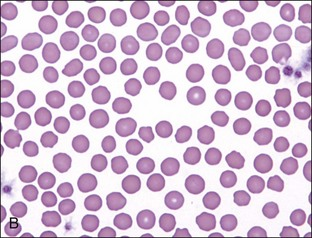
#> input picture openCV/red_blood_cell.jpg, 312 x 238 px
$ jupyter execute --allow-errors '0426_cv2.HoughCircles().ipynb'   (older library calls are emulated)
#> lines starting #> are read from the running program, lines starting #| are printed output that depends on the picture; after the words box and inside, x2 and y2 are one past the last pixel; in counts of white or black regions, pixels touching at a corner belong together
[cell 1]
#Sobel filter

import cv2
import numpy as np
img = cv2.imread('lena.png', cv2.IMREAD_GRAYSCALE)
#> (the rest of this cell did not finish here and is left out)

[cell 2]
#canny edge detector

import cv2
import matplotlib.pyplot as plt

image = cv2.imread('lena.png')
#sigma to detect fine/coarse feature
#> (the rest of this cell did not finish here and is left out)

[cell 3]
#Hough transform

import cv2
import numpy as np
import matplotlib.pyplot as plt

img = np.zeros((500, 500), np.uint8)  # 建立全白的影像 500 * 500
cv2.circle(img, (200, 200), 65, 255, 5)  # 畫出圓形 : 圓心、半徑、顏色、寬度
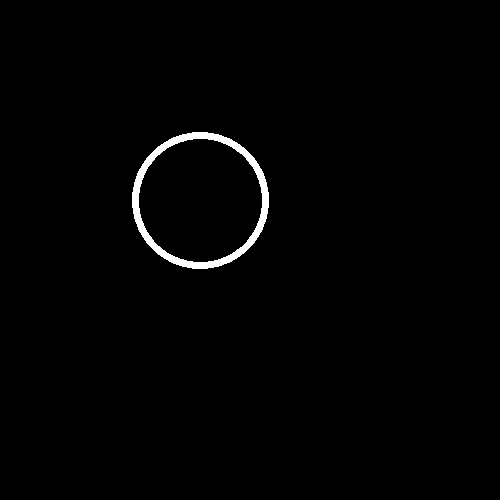
#> img: shape (500, 500); 1.1% white; 1 white region, box (x1, y1, x2, y2) and area: (132, 132, 269, 269) 2836
cv2.line(img, (100, 400), (400, 350), 255, 3)
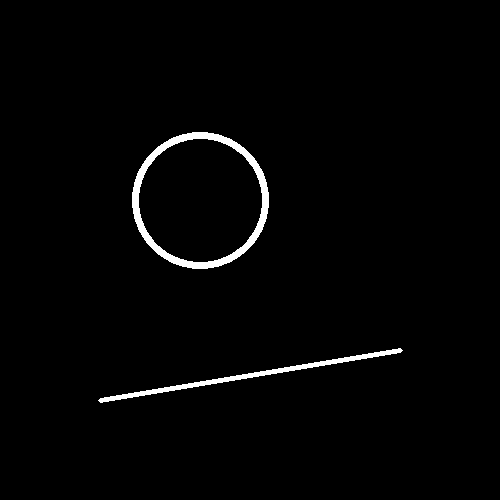
#> img: shape (500, 500); 1.7% white; 2 white regions, box (x1, y1, x2, y2) and area: (132, 132, 269, 269) 2836, (98, 348, 403, 403) 1463

#be careful: HoughLinesP and HoughCircles return one more dimension, so [0] is necessary
lines = cv2.HoughLinesP(img, 1, np.pi/180, 100, 100, 10)[0]     # 找線段位置: 來源影像, 解析度, ........
#> lines = [[99, 399, 401, 351]]
circles = cv2.HoughCircles(img, cv2.HOUGH_GRADIENT, 1, 20, param1=100,param2=30,minRadius=30,maxRadius=200)[0]
#> circles = [[200.5, 199.5, 68.2]]

dbg_img = np.zeros((img.shape[0], img.shape[1], 3), np.uint8)
for x1, y1, x2, y2 in lines:
    print('Detected line: ({} {}) ({} {})'.format(x1, y1, x2, y2))
    cv2.line(dbg_img, (x1, y1), (x2, y2), (0, 255, 0), 2)
for c in circles:
    print('Detected circle: center=({} {}), radius={}'.format(c[0], c[1], c[2]))
    cv2.circle(dbg_img, (int(c[0]), int(c[1])), int(c[2]), (0, 255, 0), 2)
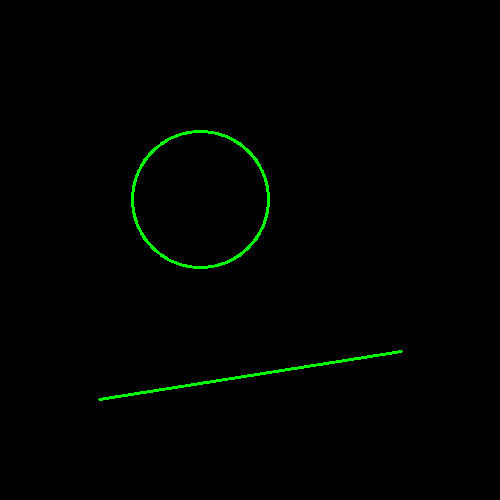
#> dbg_img: shape (500, 500, 3); mean of channels 0, 1, 2 0, 2.3, 0; drawn as B, G, R

plt.figure(figsize=(8,4))
plt.subplot(1,2,1)
plt.title('original')
plt.axis('off')
plt.imshow(img, cmap='gray')
plt.subplot(1,2,2)
plt.title('detected primitives')
plt.axis('off')
plt.imshow(dbg_img)
plt.show()
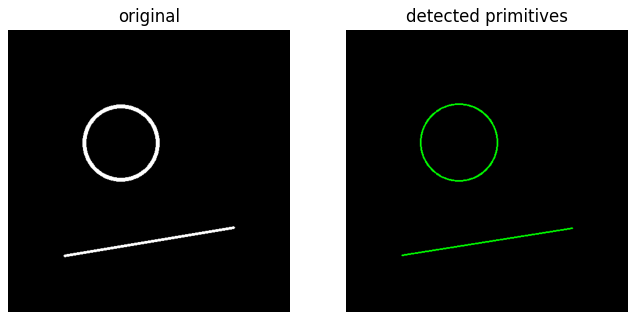
#> figure drawn by matplotlib, 2 panels

###### %%writefile test
## Practice
1. Input images from red_blood_cell.jpg.
2. Use morphological filters to remove noise.
3. Use <i>cv2.HoughCircles()</i> to detect circles.
4. Count automatically how many cells in the image.
5. Optional:Show each individual circle using different color.
6. Use <i>cv2.putText()</i> to write the number of cells on the upper left corner.
7. Show the output image.
8. Upload your Jupyter code file (*.ipynb)

[cell 4]
import cv2
image = cv2.imread('red_blood_cell.jpg')
#> image is the input picture: shape (238, 312, 3); mean B, G, R 212.9, 190.4, 212.6
cv2.imshow('img',image)
cv2.waitKey(0)
cv2.destroyAllWindows()

[cell 5]
#Hough transform

import cv2
import numpy as np
import matplotlib.pyplot as plt

image = cv2.imread('red_blood_cell.jpg')
g = cv2.cvtColor(image, cv2.COLOR_BGR2GRAY)
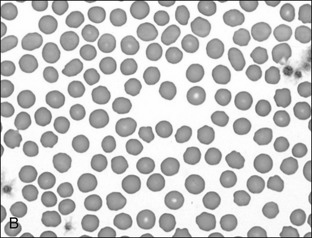
#> g: shape (238, 312); min 1, max 255, mean 199.6
g = cv2.GaussianBlur(g,(3,3),2)
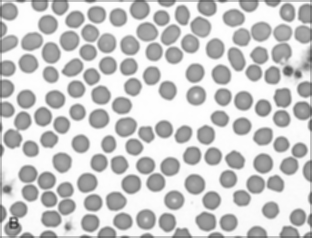
#> g: shape (238, 312); min 56, max 254, mean 200.2
# [6 lines of commented-out code are left out]
circles = cv2.HoughCircles(g, cv2.HOUGH_GRADIENT, 1, 6, param1=4,param2=15,minRadius=6,maxRadius=10)[0]
#> circles = 129 rows, first 8: [25.5, 98.5, 9.4], [47.5, 24.5, 9.4], [169.5, 166.5, 9.4], [195.5, 95.5, 9.4], [173.5, 199.5, 9.4], [129.5, 45.5, 9.4], [12.5, 138.5, 9.4], [27.5, 63.5, 9.4]
color = []
#> (the rest of this cell did not finish here and is left out)

$ run again, with openCV/pier_1.JPG copied over openCV/red_blood_cell.jpg
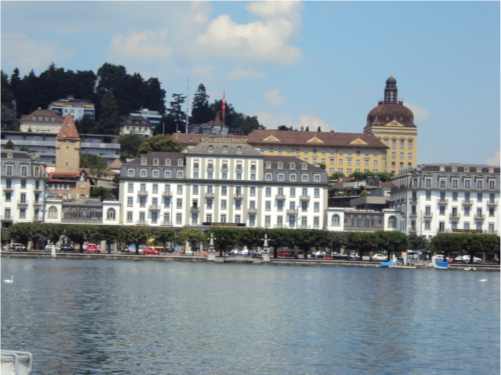
#> input picture openCV/pier_1.JPG, 501 x 375 px
#> image is the input picture: shape (375, 501, 3); mean B, G, R 149.6, 143, 130.7
#> `g = cv2.cvtColor(image, cv2.COLOR_BGR2GRAY)`:
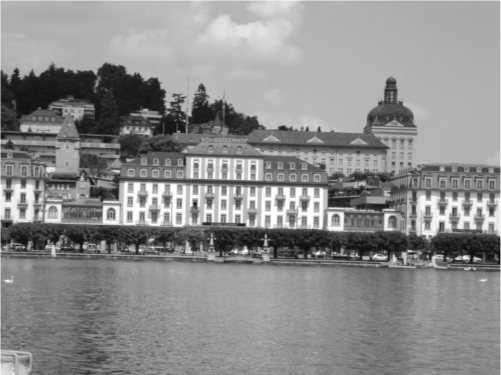
#> g: shape (375, 501); min 14, max 255, mean 140.1

$ run again, with openCV/pier_2.JPG copied over openCV/red_blood_cell.jpg
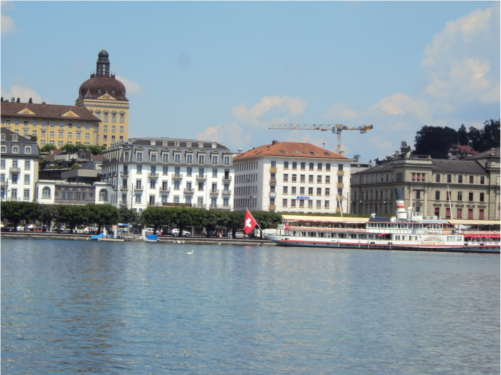
#> input picture openCV/pier_2.JPG, 501 x 375 px
#> image is the input picture: shape (375, 501, 3); mean B, G, R 162.2, 152.9, 137.6
#> `g = cv2.cvtColor(image, cv2.COLOR_BGR2GRAY)`:
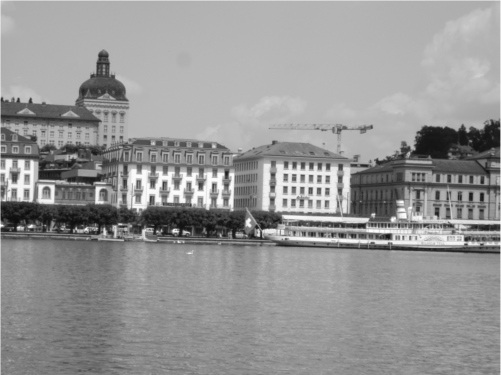
#> g: shape (375, 501); min 12, max 254, mean 149.4
#> `circles = cv2.HoughCircles(g, cv2.HOUGH_GRADIENT, 1, 6, param1=4,param..`: circles = [[182.5, 59.5, 7.1], [180.5, 255.5, 7.1]]
